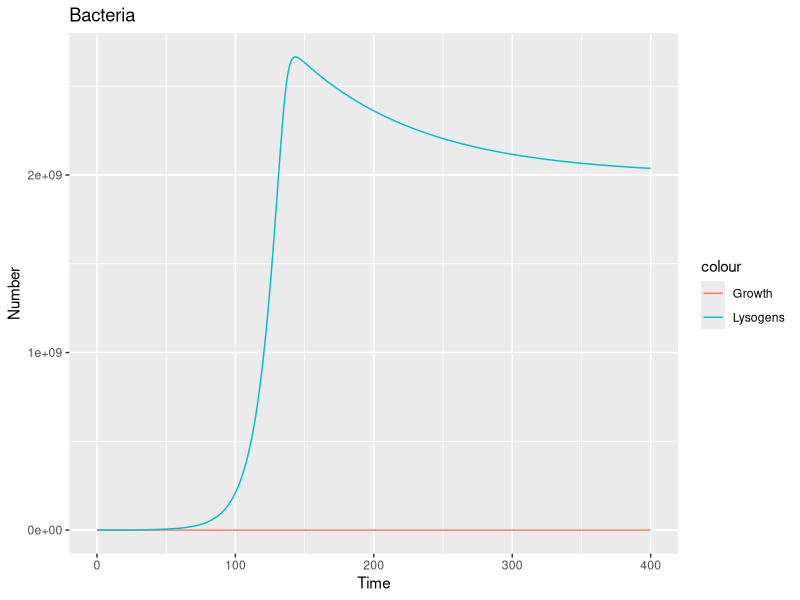
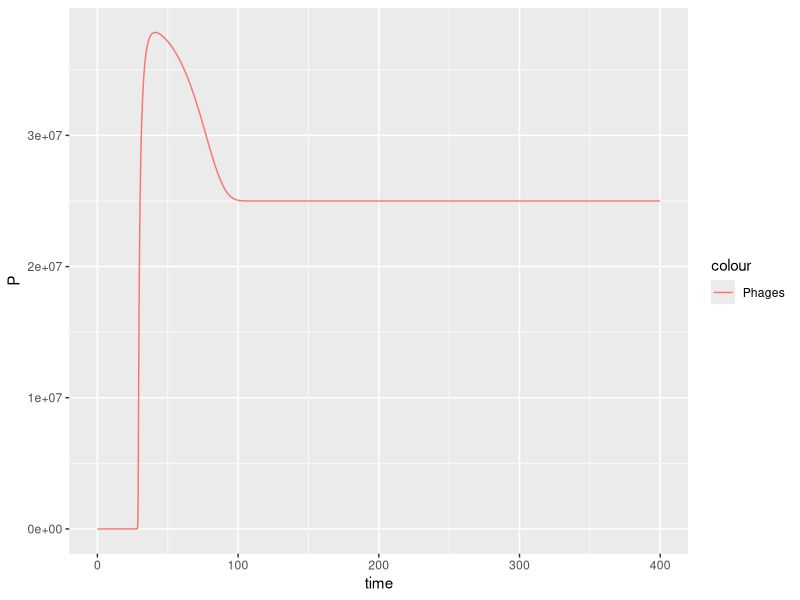
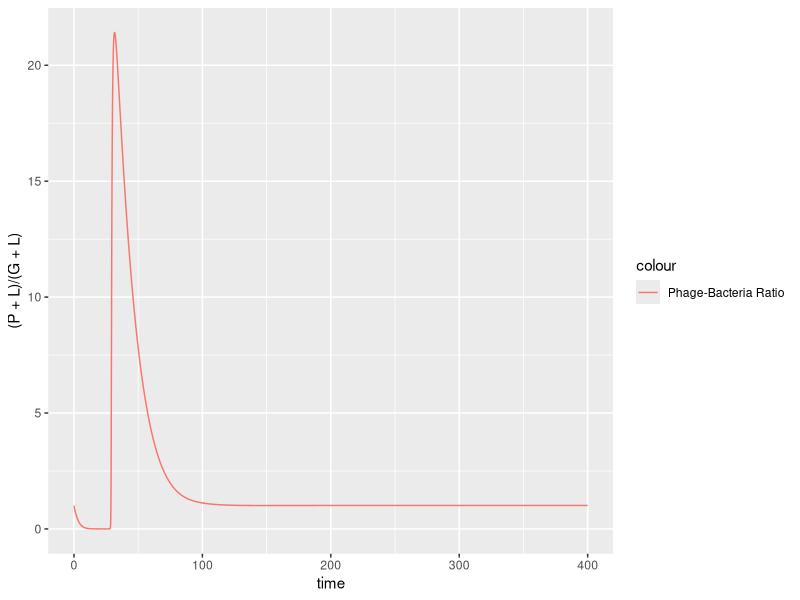
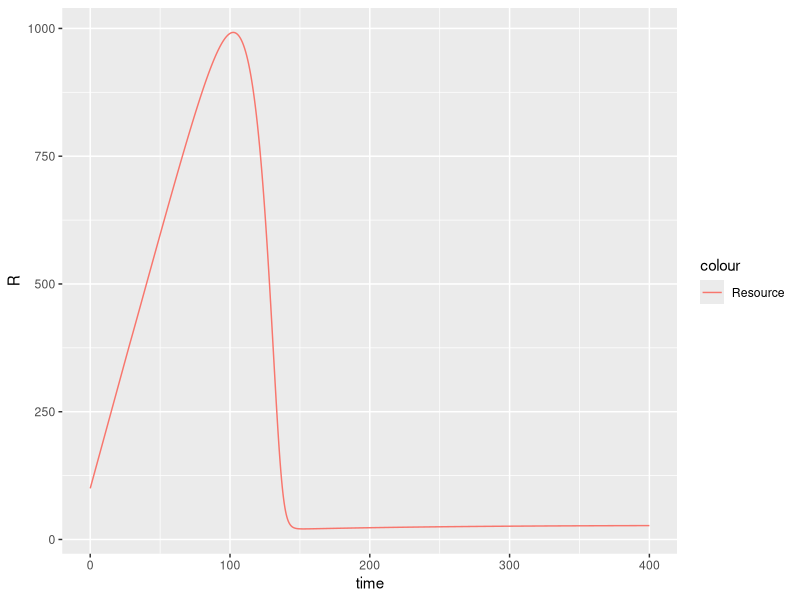
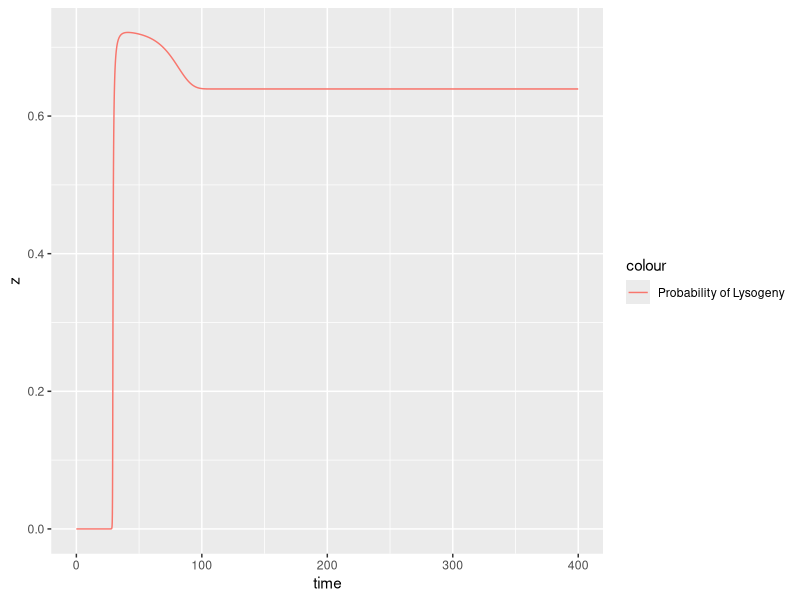

Generate these figures, in order, with R:
library("deSolve")
library("ggplot2")

K_g = 1 # 0.7-1.2 confirmed
H_g = 250 # 1 was confirmed, but it was shit

K_gL = K_g/10
H_gL = H_g

e = 5e-7 # confirmed
K_d = 0.01
H_d = H_g

K_a = 2e-7 #2e-7 is confirmed
K_pd = 1e-9 #random number

B = 50 #confirmed

r = 1e-3 #1e-3 to 1e-5 confirmed

d = 0.00
lys_probs = c(0, 0.5, 0.60, 0.65, 0.70, 0.75)

# functions for ODE solving here

monod <- function(S, Ks){ # since it gets called a lot 
  return (S/(Ks+S))
}

p_kbinds <- function(lambda_G){
  NPs = c() # new phage binds sorted by bacterial MOI
  for(k in c(1:5)){
    NPs = append(NPs, dpois(k, lambda=lambda_G) )
  }
  NPs = append(NPs, ppois(6, lambda=lambda_G, lower=0))
  return(NPs)
}

f <- function(t, y, params){ # Main ODE system
  G = y[1]
  R = y[2]
  P = y[3]
  L = y[4]
  i = params[1]
  
  lambda_G = K_a * P
  
  N = K_g*G*monod(R,H_g)  
  NL = K_gL*L*monod(R,H_gL) 
  
  NPs = p_kbinds(lambda_G)
  N_kills = 0
  N_lys = 0
  for(index in seq_along(NPs)){
    N_kills = N_kills + NPs[index]*G*(1-lys_probs[index])
    N_lys = N_lys + NPs[index]*G*lys_probs[index]
  }
  
  dGdt = N - K_d*G*(1-monod(R, H_g)) - ppois(1, lambda=lambda_G, lower=0)*G - d*G #new bacterial growth - deaths - new phage binds
  dLdt = NL - K_d*L*(1-monod(R, H_g)) + N_lys - r*L - d*L #new lysogen growth + new lysogens - deaths - inductions  #- K_d*L*(1-monod(R, H_g))
  dRdt = -e*(N+NL) + i -d*R#depleted by new growth, add exogenous 
  dPdt =  B*N_kills + B*r*L - K_a*P*(G+0.01*L) - K_pd*P -d*P# lyses + inductions - new binds - phage deaths (supposed to be G+L)
  
  
  temp <- c(dGdt, dRdt, dPdt, dLdt)
  L = list(temp)
  
  return(list(temp))
}


# Playing with the model here. 
out = data.frame()

# Let the population grow to its normal equilibrium size
times <- seq(0,to=400,by=0.1)
initials <- c(G=1, R=100, P=1, L = 0)
out_1 <- as.data.frame(ode(func=f,y=initials,parms = c(i=10),times=times))
out <- rbind(out, out_1)


##### Plot our populations over time (I can't make a nice legend right now; RED is total bacteria, BLUE is stationary phase, GREEN is growth phase)
ggplot(out, aes(time))+geom_line(aes(y=G, color='Growth'))+geom_line(aes(y=L, color='Lysogens'))  + labs(title='Bacteria', x='Time', y='Number') 

ggplot(out, aes(time))+geom_line(aes(y=P,color='Phages'))

ggplot(out, aes(time))+geom_line(aes(y=(P+L)/(G+L),color='Phage-Bacteria Ratio'))

ggplot(out, aes(time))+geom_line(aes(y=R,color='Resource'))


z = c()
for (phage in out$P){
  NPs = p_kbinds(phage*K_a)
  total_infection_chance = sum(NPs)
  P_lys = 0
  for(index in seq_along(NPs)){
    P_lys = P_lys + NPs[index]*lys_probs[index]
  }
  
  z = append(z, P_lys/total_infection_chance)}

ggplot(out, aes(time))+ geom_line(aes(y=z,color='Probability of Lysogeny'))
